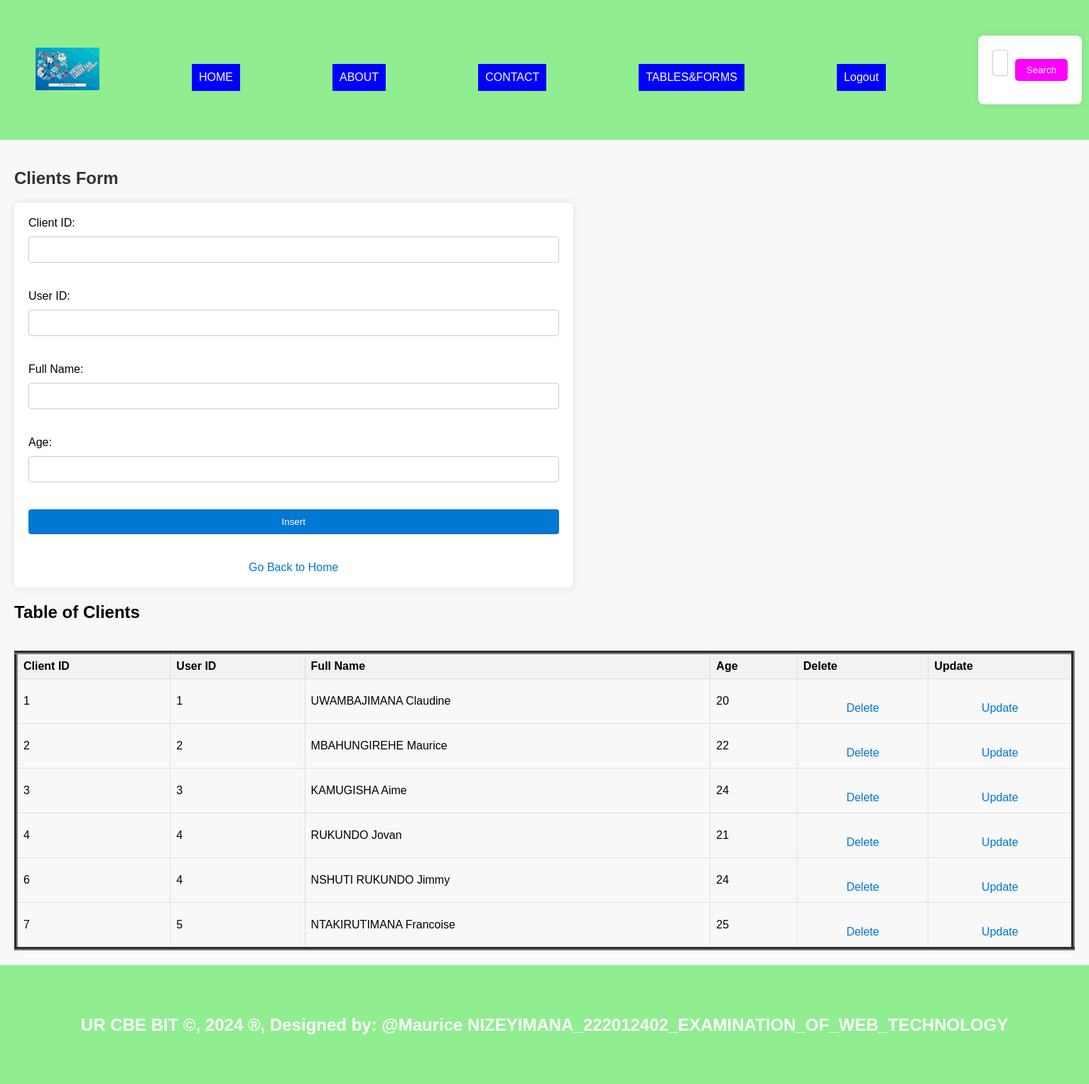
/clients.php, run on the app's committed database.
### tables this page shows
CREATE TABLE `clients` (
  `client_id` int(11) NOT NULL,
  `user_id` int(11) DEFAULT NULL,
  `full_name` varchar(100) NOT NULL,
  `age` int(11) DEFAULT NULL
);

### clients.php (the view, shortened to what this page needs)
<?php
include "menu.php";
?>
<!DOCTYPE html>
<html>
<head>
</head>
<body>
<section>
    <h1>Clients Form</h1>
    <form method="post" onsubmit="return confirmInsert();">
        <label for="clientid">Client ID:</label>
        <input type="number" id="clientid" name="clientid"><br><br>
        <label for="userid">User ID:</label>
        <input type="number" id="userid" name="userid" required><br><br>
        <label for="fulln">Full Name:</label>
        <input type="text" id="fulln" name="fulln" required><br><br>
        <label for="age">Age:</label>
        <input type="number" id="age" name="age" required><br><br>
        <input type="submit" name="add" value="Insert"><br><br>
        <a href="./home.php">Go Back to Home</a>
    </form>
    <center><h2>Table of Clients</h2></center>
    <table border="5">
        <tr>
            <th>Client ID</th>
            <th>User ID</th>
            <th>Full Name</th>
            <th>Age</th>
            <th>Delete</th>
            <th>Update</th>
        </tr>
        <?php
        include "database_connection.php";
        $sql = "SELECT * FROM Clients";
        $result = $connection->query($sql);
        if ($result->num_rows > 0) {
            while ($row = $result->fetch_assoc()) {
                $client_id = $row['client_id'];
                echo "<tr>
                    <td>" . $row['client_id'] . "</td>
                    <td>" . $row['user_id'] . "</td>
                    <td>" . $row['full_name'] . "</td>
                    <td>" . $row['age'] . "</td>
                    <td><a style='padding:4px' href='delete_Clients.php?client_id=$client_id'>Delete</a></td>
                    <td><a style='padding:4px' href='update_Clients.php?client_id=$client_id'>Update</a></td>
                </tr>";
            }
        } else {
            echo "<tr><td colspan='6'>No data found</td></tr>";
        }
        ?>
    </table>
</body>
 <footer>
    <center><b><h2>UR CBE BIT &copy, 2024 &reg, Designed by: @Maurice NIZEYIMANA_222012402_EXAMINATION_OF_WEB_TECHNOLOGY</h2></b></center>
  </footer>
</body>
</html>

### style.css (style rules this page uses)
body { font-family: Arial, sans-serif; margin: 0; padding: 0; }
section { padding:82px; border-bottom: 1px solid #ddd; }
footer { text-align: center; padding: 20px; background-color:darkmagenta; }

### menu.php (style rules this page uses)
body { background-image: url('./Image/virtual.jpeg'); background-size: cover; margin: 0; padding: 0; }
footer { background-color: lightgreen; padding: 50px; text-align: center; color: white; }

### clients.php (style rules this page uses)
body { font-family: Arial, sans-serif; background-color: #f8f8f8; margin: 0; padding: 0; }
section { padding: 20px; display: flex; justify-content: flex-start; align-items: flex-start; flex-direction: column; }
h1 { text-align: center; color: #333; }
form { width: 50%; margin-right: auto; background-color: #fff; padding: 20px; border-radius: 8px; box-shadow: 0 0 10px rgba(0, 0, 0, 0.1); }
label { display: block; margin-bottom: 10px; }
input[type="number"], input[type="text"] { width: 100%; padding: 10px; margin-bottom: 20px; border: 1px solid #ccc; border-radius: 4px; box-sizing: border-box; }
input[type="submit"] { width: 100%; padding: 10px; background-color: #0078D4; color: #fff; border: none; border-radius: 4px; cursor: pointer; transition: background-color 0.3s; }
a { display: block; text-align: center; color: #0078D4; text-decoration: none; margin-top: 20px; }
table { width: 100%; border-collapse: collapse; margin-top: 20px; }
th, td { border: 1px solid #ddd; padding: 8px; text-align: left; }
th { background-color: #f2f2f2; }

### data on the page
clients: client_id "1", user "1", full_name "UWAMBAJIMANA Claudine", age "20"
clients: client_id "2", user "2", full_name "MBAHUNGIREHE Maurice", age "22"
clients: client_id "3", user "3", full_name "KAMUGISHA Aime", age "24"
clients: client_id "4", user "4", full_name "RUKUNDO Jovan", age "21"
clients: client_id "6", user "4", full_name "NSHUTI RUKUNDO Jimmy", age "24"
clients: client_id "7", user "5", full_name "NTAKIRUTIMANA Francoise", age "25"
